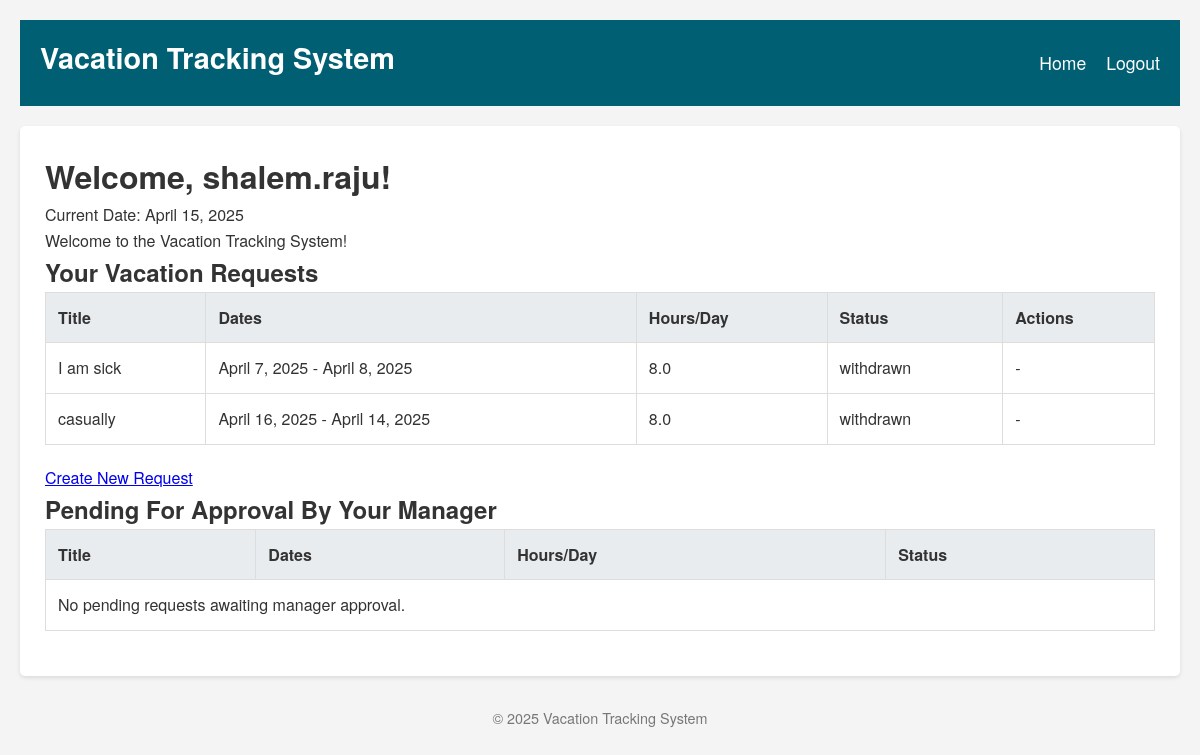
/leave/ (signed in), run on an earlier commit of the app's database.
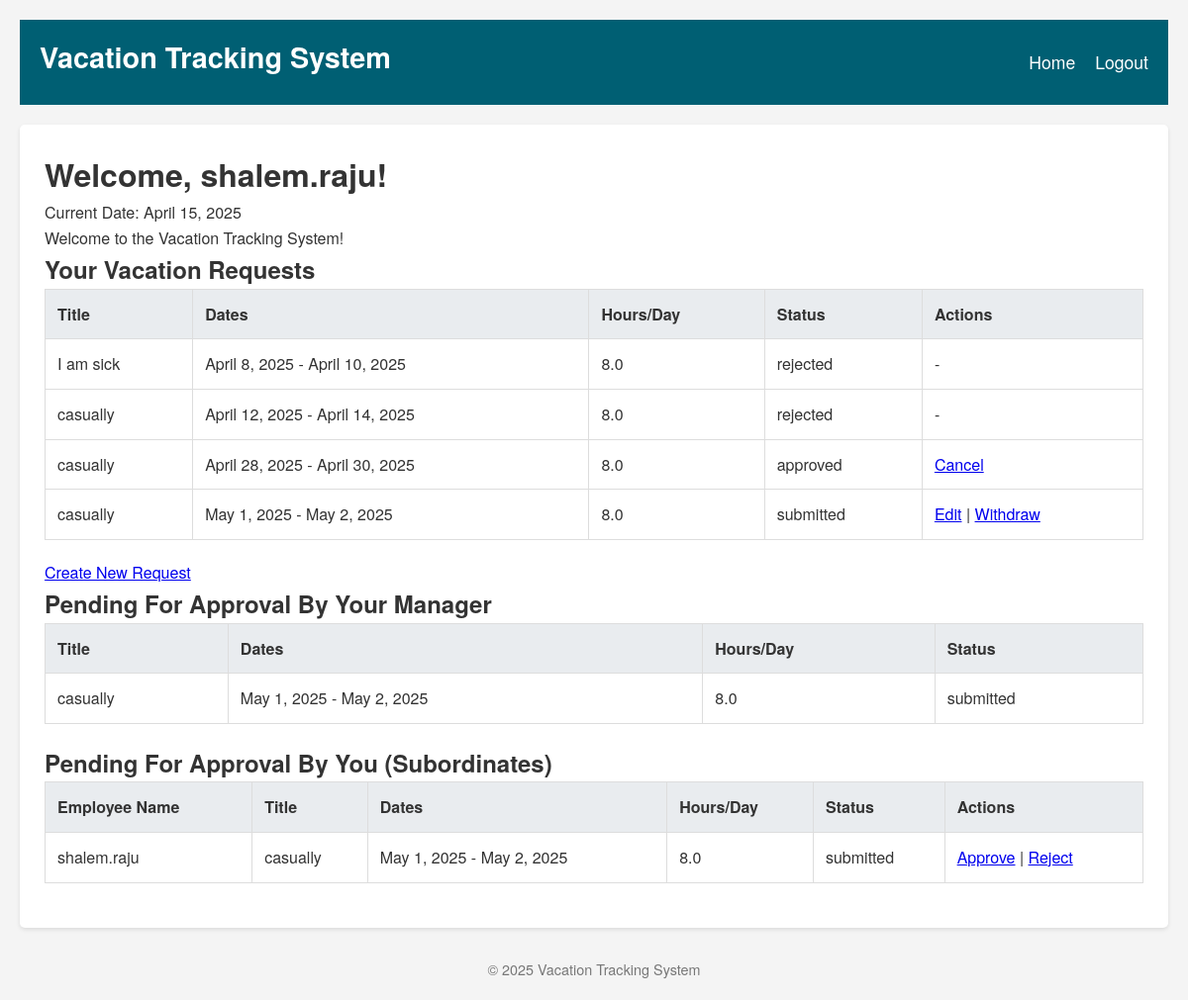
And on a later commit of the database.
### leave/models.py (models this page shows, shortened)
class User(AbstractUser):
    ROLE_CHOICES = (
        ('employee', 'Employee'),
        ('manager', 'Manager'),
        ('hr_clerk', 'HR Clerk'),
        ('admin', 'System Admin'),
    )
    role = models.CharField(max_length=20, choices=ROLE_CHOICES, default='employee')
    location = models.ForeignKey('Location', on_delete=models.SET_NULL, null=True, blank=True, related_name='employees')
    managers = models.ManyToManyField('self', symmetrical=False, related_name='subordinates', blank=True)

class Request(models.Model):
    STATUS_CHOICES = [
        ('created', 'Created'),
        ('submitted', 'Submitted'),
        ('approved', 'Approved'),
        ('rejected', 'Rejected'),
        ('withdrawn', 'Withdrawn'),
        ('cancelled', 'Cancelled'),
        ('completed', 'Completed'),
    ]
    employee = models.ForeignKey(User, on_delete=models.CASCADE, related_name='requests')
    category = models.ForeignKey(Category, on_delete=models.CASCADE, related_name='requests')
    title = models.CharField(max_length=255)
    description = models.TextField(blank=True)
    start_date = models.DateField()
    end_date = models.DateField()
    hours_per_day = models.FloatField()
    status = models.CharField(max_length=20, choices=STATUS_CHOICES, default='created')
    created_at = models.DateTimeField(auto_now_add=True)
    submitted_at = models.DateTimeField(blank=True, null=True)

### leave/views.py (the view)
# urls.py: 2. Add a URL to urlpatterns:  path('', views.home, name='home')
@login_required
def home(request):
    user = request.user
    today = timezone.now().date()
    six_months_ago = today - datetime.timedelta(days=180)
    eighteen_months_future = today + datetime.timedelta(days=18*30)  # approximate
    my_requests = Request.objects.filter(
        employee=user,
        start_date__gte=six_months_ago,
        end_date__lte=eighteen_months_future
    )
    context = {
        'user': user,
        'current_date': today,
        'message': "Welcome to the Vacation Tracking System!",
        'my_requests': my_requests,
    }
    pending_for_manager = Request.objects.filter(employee=user, status='submitted')
    context['pending_for_manager'] = pending_for_manager
    if user.role == 'manager':
        subordinate_ids = user.subordinates.values_list('id', flat=True)
        pending_for_you = Request.objects.filter(employee__id__in=subordinate_ids, status='submitted')
        context['pending_for_you'] = pending_for_you
    return render(request, 'vts/home.html', context)

### leave/templates/vts/home.html
{% extends "base.html" %}
{% block content %}
  <h1>Welcome, {{ user.username }}!</h1>
  <p>Current Date: {{ current_date }}</p>
  <p>{{ message }}</p>
  <h2>Your Vacation Requests</h2>
  <table border="1" cellspacing="0" cellpadding="5">
    <thead>
      <tr>
        <th>Title</th>
        <th>Dates</th>
        <th>Hours/Day</th>
        <th>Status</th>
        <th>Actions</th>
      </tr>
    </thead>
    <tbody>
      {% for req in my_requests %}
        <tr>
          <td>{{ req.title }}</td>
          <td>{{ req.start_date }} - {{ req.end_date }}</td>
          <td>{{ req.hours_per_day }}</td>
          <td>{{ req.status }}</td>
          <td>
            {% if req.status == "submitted" %}
              <a href="{% url 'edit_request' req.id %}">Edit</a> |
              <a href="{% url 'withdraw_request' req.id %}">Withdraw</a>
            {% elif req.status == "approved" %}
              <a href="{% url 'cancel_request' req.id %}">Cancel</a>
            {% else %}
              -
            {% endif %}
          </td>
        </tr>
      {% empty %}
        <tr>
          <td colspan="5">No vacation requests found.</td>
        </tr>
      {% endfor %}
    </tbody>
  </table>
  <p><a href="{% url 'request_editor' %}">Create New Request</a></p>
  <h2>Pending For Approval By Your Manager</h2>
  <table border="1" cellspacing="0" cellpadding="5">
    <thead>
      <tr>
        <th>Title</th>
        <th>Dates</th>
        <th>Hours/Day</th>
        <th>Status</th>
      </tr>
    </thead>
    <tbody>
      {% for req in pending_for_manager %}
        <tr>
          <td>{{ req.title }}</td>
          <td>{{ req.start_date }} - {{ req.end_date }}</td>
          <td>{{ req.hours_per_day }}</td>
          <td>{{ req.status }}</td>
        </tr>
      {% empty %}
        <tr>
          <td colspan="4">No pending requests awaiting manager approval.</td>
        </tr>
      {% endfor %}
    </tbody>
  </table>
  {% if user.role == "manager" %}
    <h2>Pending For Approval By You (Subordinates)</h2>
    <table border="1" cellspacing="0" cellpadding="5">
      <thead>
        <tr>
          <th>Employee Name</th>
          <th>Title</th>
          <th>Dates</th>
          <th>Hours/Day</th>
          <th>Status</th>
          <th>Actions</th>
        </tr>
      </thead>
      <tbody>
        {% for req in pending_for_you %}
          <tr>
            <td>{{ req.employee.username }}</td>
            <td>{{ req.title }}</td>
            <td>{{ req.start_date }} - {{ req.end_date }}</td>
            <td>{{ req.hours_per_day }}</td>
            <td>{{ req.status }}</td>
            <td>
              <a href="{% url 'approve_request' req.id %}">Approve</a> |
              <a href="{% url 'reject_request' req.id %}">Reject</a>
            </td>
          </tr>
        {% empty %}
          <tr>
            <td colspan="6">No subordinate requests pending approval.</td>
          </tr>
        {% endfor %}
      </tbody>
    </table>
  {% endif %}
{% endblock %}

### leave/templates/base.html (shortened to what this page needs)
{% load static %}
<!DOCTYPE html>
<html lang="en">
<head>
    <link rel="stylesheet" href="{% static 'css/style.css' %}">
</head>
<body>
    <header>
        <h1>Vacation Tracking System</h1>
        <nav>
            <ul>
                <li><a href="{% url 'home' %}">Home</a></li>
                {% if user.is_authenticated %}
                  <li><a href="{% url 'logout' %}">Logout</a></li>
                {% else %}
                  <li><a href="{% url 'login' %}">Login</a></li>
                {% endif %}
            </ul>
        </nav>
    </header>
    <main>
        {% block content %}
        {% endblock %}
    </main>
    <footer>
        <p>&copy; 2025 Vacation Tracking System</p>
    </footer>
</body>
</html>

### static/css/style.css (style rules this page uses)
* { margin: 0; padding: 0; box-sizing: border-box; }
body { font-family: 'Helvetica Neue', Helvetica, Arial, sans-serif; background-color: #f4f4f4; color: #333; line-height: 1.6; padding: 20px; }
header { background: #005f73; color: #fff; padding: 15px 20px; display: flex; align-items: center; justify-content: space-between; flex-wrap: wrap; }
header h1 { margin-bottom: 10px; font-size: 1.8em; }
nav ul { list-style: none; display: flex; gap: 20px; align-items: center; }
nav ul li a { color: #fff; text-decoration: none; font-size: 1.1em; transition: color 0.3s ease; }
main { background: #fff; padding: 25px; margin-top: 20px; border-radius: 5px; box-shadow: 0 2px 4px rgba(0, 0, 0, 0.1); }
table { width: 100%; border-collapse: collapse; margin-bottom: 20px; }
table th, table td { border: 1px solid #ddd; padding: 12px; text-align: left; }
table th { background: #e9ecef; font-weight: bold; }
footer { text-align: center; margin-top: 30px; color: #777; font-size: 0.9em; }

What changed in the data, as far as the page shows it:
changed User "shalem.raju": role "employee" → "manager" (drawn)
changed Request "I am sick": start_date "April 7, 2025" → "April 8, 2025"; end_date "April 8, 2025" → "April 10, 2025"; status "withdrawn" → "rejected"
changed Request: start_date "April 16, 2025" → "April 12, 2025"; status "withdrawn" → "rejected"
added Request: title "casually", start_date "April 28, 2025", end_date "April 30, 2025", hours_per_day "8.0", status "approved", shows "Cancel", shown under "Your Vacation Requests"
added Request: title "casually", start_date "May 1, 2025", end_date "May 2, 2025", hours_per_day "8.0", status "submitted", shows "Edit", employee.username "shalem.raju"
Also different on the page:
text no longer shown: "No pending requests awaiting manager approval."
text now shown: "Pending For Approval By You (Subordinates) Employee Name Title Dates Hours/Day Status Actions"
